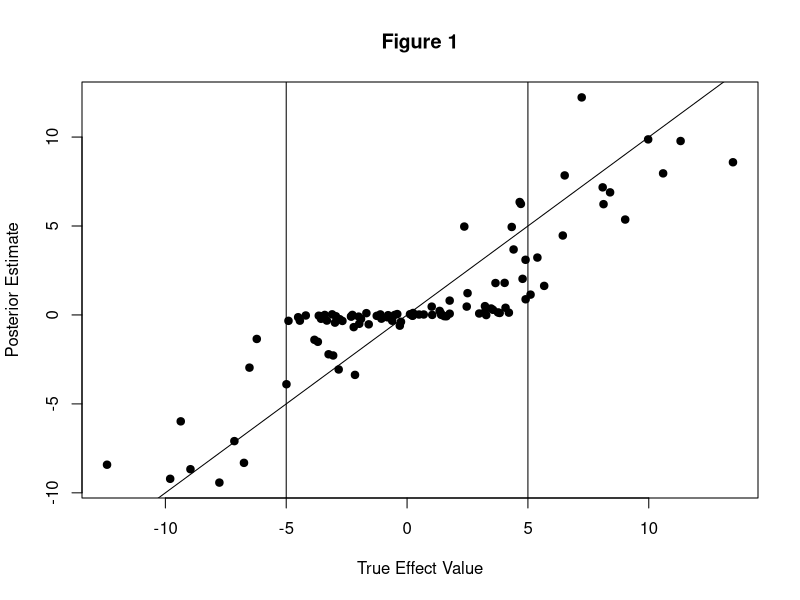
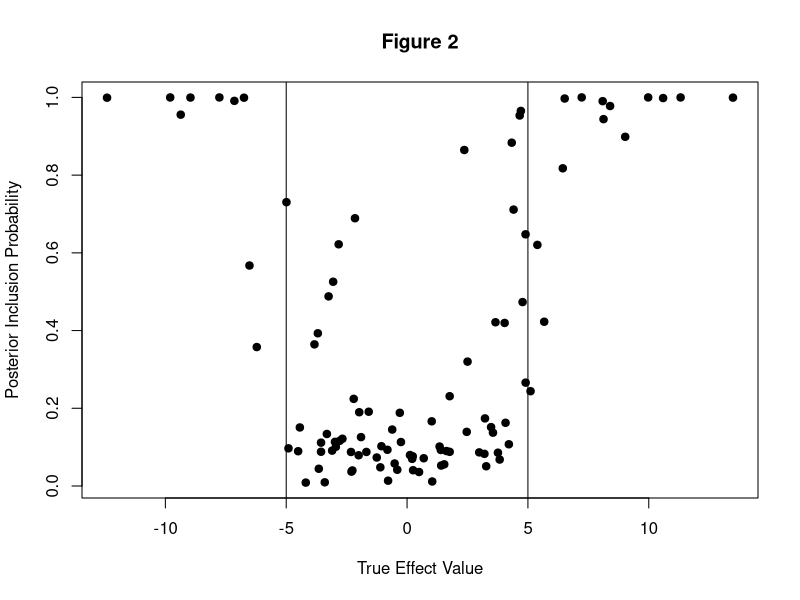
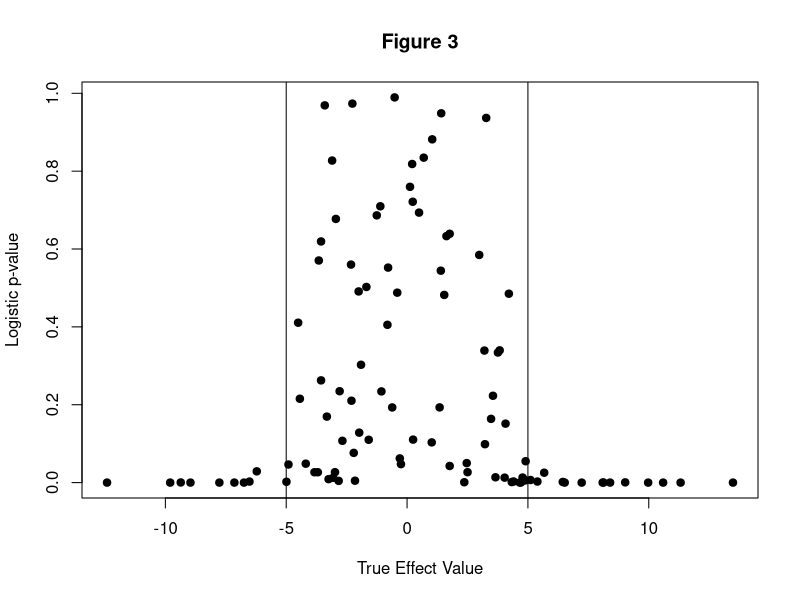

Generate these figures, in order, with R: (Note: a time limit stopped this script after it produced the figures.)
## ---- chunk 1
knitr::opts_chunk$set(echo = T, error = T, warning = T, message = F, fig.align = 'center')
## ---- chunk 2
### NOTE: This is basic code, and I did not attempt to mirror the level of numerical sophistication in the susie functions
### If this idea is worth pursuing further, then this code can be improved

susie_logistic = function(Y, X, L = 10, V = 1, prior_weights = NULL, tol = 1e-3, maxit = 1000, intercept = TRUE) {
  
  p = ncol(X)
  n = nrow(X)
  
  # place to store posterior info for each l = 1, ..., L
  post_alpha = matrix(NA, nrow = p, ncol = L)
  post_mu = matrix(NA, nrow = p, ncol = L)
  post_sigma = matrix(NA, nrow = p, ncol = L)
  post_info = list(post_alpha = post_alpha, post_mu = post_mu, post_sigma = post_sigma)

  beta_post_init = matrix(Inf, nrow = p, ncol = L) # initialize
  beta_post = matrix(0, nrow = p, ncol = L)
  
  fixed = rep(0, n) # fixed portion, estimated from l' != l other SER models
  
  iter = 0
  while(norm(beta_post - beta_post_init, "1") > tol) { # repeat until posterior means converge (ELBO not calculated here, so use this convergence criterion instead)
    beta_post_init = beta_post
      
    for (l in 1:L) {
      
      # below is old (inefficient) calculation of the fixed portion
      #fixed = rowSums(X %*% beta_post[, -l]) + int.coef # fixed portion from previous estimates (add intercept portion as well)
      fixed = fixed - (X %*% beta_post[, l]) # remove effect from previous iteration
      
      SER_logistric_l = single_effect_regression_logistic(Y, X, V, prior_weights, FALSE, fixed, intercept)
      # store
      post_info$post_alpha[, l] = SER_logistric_l$alpha
      post_info$post_mu[, l] = SER_logistric_l$mu
      post_info$post_sigma[, l] = SER_logistric_l$mu2 - SER_logistric_l$mu^2
      
      # update beta_post
      beta_post[, l] = SER_logistric_l$alpha * SER_logistric_l$mu
      
      fixed = fixed + (X %*% beta_post[, l]) # add back new fixed portion
      
      iter = iter + 1
      if (iter > maxit) {
        stop("Maximum number of iterations reached")
      }
      
    }
    
  }
  
  return(post_info)
  
}


# SER_logistic function
single_effect_regression_logistic = function(Y, X, V, prior_weights = NULL, optimize_V = FALSE, fixed = NULL, intercept = TRUE) {
  p = ncol(X)
  
  betahat = numeric(p)
  shat2 = numeric(p)
  
  if (is.null(fixed)) { # fixed is components from previous SER fits
    fixed = rep(0, length(Y))
  }
  
  # NOTE: could parallelize loop below if desired
  for (j in 1:p) { # logistic regression on each column of X separately
    if (intercept) {
      log.fit = glm(Y ~ X[, j] + 1 + offset(fixed), family = "binomial") # fit w/ intercept
    } else {
      log.fit = glm(Y ~ X[, j] - 1 + offset(fixed), family = "binomial") # fit w/out intercept
    }
    log.fit.coef = summary(log.fit)$coefficients
    # NOTE: coerces "intercept" to be 0 or 1 to grab relevant row of glm coefficient output
    betahat[j] = ifelse(is.na(log.fit.coef[1 + intercept, 1]), 0, log.fit.coef[1 + intercept, 1]) # beta-hat MLE (if na, just set to 0)
    shat2[j] = ifelse(is.na(log.fit.coef[1 + intercept, 2]), Inf, log.fit.coef[1 + intercept, 2]^2) # (std errof beta-hat MLE)^2 (if na, just set to Inf)
  }
  
  if (is.null(prior_weights)) {
    prior_weights = rep(1 / p, p)
  }
  
  if(optimize_V) {
    stop("Optimizing for prior variance not yet implemented for logistic case")
    #if(loglik.grad(0, betahat, shat2, prior_weights) < 0) {
    #  V = 0
    #} else {
    ##V.o = optim(par=log(V),fn=negloglik.logscale,gr = negloglik.grad.logscale,betahat=betahat,shat2=shat2,prior_weights=prior_weights,method="BFGS")
    ##if(V.o$convergence!=0){
    ##  warning("optimization over prior variance failed to converge")
    ##}
    #  V.u = uniroot(negloglik.grad.logscale, c(-10, 10), extendInt = "upX", betahat = betahat, shat2 = shat2, prior_weights = prior_weights)
    #  V = exp(V.u$root)
    #}
  }
  
  lbf = dnorm(betahat, 0, sqrt(V + shat2), log = TRUE) - dnorm(betahat, 0, sqrt(shat2), log = TRUE)
  #log(bf) on each SNP
  
  lbf[is.infinite(shat2)] = 0 # deal with special case of infinite shat2 (eg happens if X does not vary)
  
  maxlbf = max(lbf)
  w = exp(lbf - maxlbf) # w is proportional to BF, but subtract max for numerical stability
  # posterior prob on each SNP
  w_weighted = w * prior_weights
  weighted_sum_w = sum(w_weighted)
  alpha = w_weighted / weighted_sum_w
  post_var = 1 / ((1 / shat2) + (1 / V)) # posterior variance
  post_mean = (1 / shat2) * post_var * betahat # posterior mean
  post_mean2 = post_var + post_mean^2 # posterior second moment
  # BF for single effect model
  lbf_model = maxlbf + log(weighted_sum_w)
  # NOTE: Need to double check below
  loglik = lbf_model + log(1/2)*length(Y) # loglik of 0/1 response Y under p = .5
  return(list(alpha = alpha, mu = post_mean, mu2 = post_mean2, lbf = lbf, lbf_model = lbf_model, V = V, loglik = loglik))
}
## ---- chunk 3
set.seed(1138)

n = 1000
p = 10
L = 1
V = 25
beta_true = rep(0, p)

# make orthonormal covariates
rand_mat = matrix(rnorm(n * p), nrow = n)
svd_rand_mav = svd(rand_mat)
X = svd_rand_mav$u

B = 100
b_1s = numeric(B)
susie.fits.easy = list() # logistic SuSiE fits
logistic.fits.easy = list() # logistic regression fits
for (i in 1:B) {
  beta_true[1] = rnorm(1, 0, sqrt(V))
  b_1s[i] = beta_true[1]
  Y = rbinom(n, 1, exp(X %*% beta_true) / (1 + exp(X %*% beta_true)))
  susie.fits.easy[[i]] = susie_logistic(Y, X, L, V)
  logistic.fits.easy[[i]] = glm(Y ~ X, family = "binomial")
}
## ---- chunk 4
plot(sapply(susie.fits.easy, function(x) x$post_alpha[1] * x$post_mu[1]) ~ b_1s, xlab = "True Effect Value", ylab = "Posterior Estimate", main = "Figure 1", pch = 19)
abline(0, 1)
abline(v = c(-5, 5))

plot(sapply(susie.fits.easy, function(x) x$post_alpha[1]) ~ b_1s, xlab = "True Effect Value", ylab = "Posterior Inclusion Probability", main = "Figure 2", pch = 19)
abline(v = c(-5, 5))
## ---- chunk 5
plot(sapply(logistic.fits.easy, function(x) summary(x)$coefficients[2, 4]) ~ b_1s, xlab = "True Effect Value", ylab = "Logistic p-value", main = "Figure 3", pch = 19)
abline(v = c(-5, 5))
## ---- chunk 6
set.seed(1138)

n = 1000
p = 10
L = 2
V = 25
beta_true = rep(0, p)

# make orthonormal covariates
rand_mat = matrix(rnorm(n * p), nrow = n)
svd_rand_mav = svd(rand_mat)
X = svd_rand_mav$u

B = 100
b_1s = numeric(B)
b_2s = numeric(B)
susie.fits.easy2 = list() # logistic SuSiE fits
logistic.fits.easy2 = list() # logistic regression fits
for (i in 1:B) {
  beta_true[1] = rnorm(1, 0, sqrt(V))
  beta_true[2] = rnorm(1, 0, sqrt(V))
  b_1s[i] = beta_true[1]
  b_2s[i] = beta_true[2]
  Y = rbinom(n, 1, exp(X %*% beta_true) / (1 + exp(X %*% beta_true)))
  susie.fits.easy2[[i]] = susie_logistic(Y, X, L, V)
  logistic.fits.easy2[[i]] = glm(Y ~ X, family = "binomial")
}
## ---- chunk 7
est_b1_max = sapply(susie.fits.easy2, function(x) x$post_alpha[1, which.max(x$post_alpha[1, ]) ]* x$post_mu[1, which.max(x$post_alpha[1, ])])

est_b2_max = sapply(susie.fits.easy2, function(x) x$post_alpha[2, which.max(x$post_alpha[2, ]) ]* x$post_mu[2, which.max(x$post_alpha[2, ])])

est_alpha1_max = sapply(susie.fits.easy2, function(x) max(x$post_alpha[1, ]))

est_alpha2_max = sapply(susie.fits.easy2, function(x) max(x$post_alpha[2, ]))

plot(est_b1_max ~ b_1s, xlab = "True Effect Value", ylab = "Posterior Estimate", main = "Figure 4(a) - Entry 1", pch = 19)
abline(0, 1)
abline(v = c(-5, 5))

plot(est_b2_max ~ b_2s, xlab = "True Effect Value", ylab = "Posterior Estimate", main = "Figure 4(b) - Entry 2", pch = 19)
abline(0, 1)
abline(v = c(-5, 5))

plot(est_alpha1_max ~ b_1s, xlab = "True Effect Value", ylab = "Posterior Inclusion Probability", main = "Figure 5(a) - Entry 1", pch = 19)
abline(v = c(-5, 5))

plot(est_alpha2_max ~ b_2s, xlab = "True Effect Value", ylab = "Posterior Inclusion Probability", main = "Figure 5(b) - Entry 2", pch = 19)
abline(v = c(-5, 5))
## ---- chunk 8
plot(sapply(logistic.fits.easy2, function(x) summary(x)$coefficients[2, 4]) ~ b_1s, xlab = "True Effect Value", ylab = "Logistic p-value", main = "Figure 6(a) - Entry 1", pch = 19)
abline(v = c(-5, 5))

plot(sapply(logistic.fits.easy2, function(x) summary(x)$coefficients[3, 4]) ~ b_2s, xlab = "True Effect Value", ylab = "Logistic p-value", main = "Figure 6(b) - Entry 2", pch = 19)
abline(v = c(-5, 5))
## ---- chunk 9
### TEST susie_logistic
set.seed(1138)

n = 100
p = 10
L = 3
pi = rep(1 / p, p) # prior weights
V = 5 # prior variance

beta_true = rep(0, p)
for (l in 1:L) {
  b_l = rnorm(1, 0, sqrt(V))
  gamma_l = rmultinom(1, 1, pi)
  beta_l = b_l * gamma_l
  beta_true = beta_true + beta_l
}

# simulate data, induce correlations
X = matrix(rnorm(n*p, 0, 1), nrow = n, ncol = p)
X[, 2] = X[, 3]
X[, 7] = X[, 6]

# make response
Y = rbinom(n, 1, exp(X %*% beta_true + 2) / (1 + exp(X %*% beta_true + 2)))

susie.logistic.fit = susie_logistic(Y, X, L, V)
## ---- chunk 10
plot(beta_true, ylab = "True Value", main = "Figure 7", pch = 19)
## ---- chunk 11
b_1_post = susie.logistic.fit$post_mu[, 1] * susie.logistic.fit$post_alpha[, 1]
b_2_post = susie.logistic.fit$post_mu[, 2] * susie.logistic.fit$post_alpha[, 2]
b_3_post = susie.logistic.fit$post_mu[, 3] * susie.logistic.fit$post_alpha[, 3]

plot(b_1_post, ylab = "Posterior Mean Value", main = "Figure 8(a)", pch = 19)
plot(b_2_post, ylab = "Posterior Mean Value", main = "Figure 8(b)", pch = 19)
plot(b_3_post, ylab = "Posterior Mean Value", main = "Figure 8(c)", pch = 19)
## ---- chunk 12
plot(susie.logistic.fit$post_alpha[, 1], ylab = "Posterior Inclusion Probability", main = "Figure 9(a)", pch = 19)
plot(susie.logistic.fit$post_alpha[, 2], ylab = "Posterior Inclusion Probability", main = "Figure 9(b)", pch = 19)
plot(susie.logistic.fit$post_alpha[, 3], ylab = "Posterior Inclusion Probability", main = "Figure 9(c)", pch = 19)
## ---- chunk 13
set.seed(1138)

n = 1000
p = 100
L = 10
pi = rep(1 / p, p) # prior weights
V = 5 # prior variance

beta_true = rep(0, p)
for (l in 1:L) {
  b_l = rnorm(1, 0, sqrt(V))
  gamma_l = rmultinom(1, 1, pi)
  beta_l = b_l * gamma_l
  beta_true = beta_true + beta_l
}

# simulate data, induce correlations
X = matrix(rnorm(n*p, 0, 1), nrow = n, ncol = p)
X[, 2] = X[, 1]
X[, 88] = X[, 87]
X[, 89] = runif(n, -1, -.7) * X[, 87]

# make response
Y = rbinom(n, 1, exp(X %*% beta_true + 2) / (1 + exp(X %*% beta_true + 2)))

susie.logistic.fit = susie_logistic(Y, X, L, V)
## ---- chunk 14
plot(beta_true[beta_true == 0] ~ which(beta_true == 0), xlim = c(0, 101), ylim = range(beta_true) + c(-.1, .1), xlab = "Index", ylab = "True Value", main = "Figure 10", pch = 19)
text(which(beta_true != 0), beta_true[beta_true != 0], labels = which(beta_true != 0))
## ---- chunk 15
par(mfrow = c(5, 2))
for (l in 1:L) {
  b_l_post = susie.logistic.fit$post_mu[, l] * susie.logistic.fit$post_alpha[, l]
  plot(b_l_post[abs(b_l_post) < .01] ~ which(abs(b_l_post) < .01), xlim = c(0, 101), ylim = range(b_l_post) + c(-.1, .1), xlab = "Index", ylab = "Posterior Mean Value", main = paste("Figure 11(", letters[l], ")", sep = ""), pch = 19)
  text(which(abs(b_l_post) >= .01), b_l_post[abs(b_l_post) >= .01], labels = which(abs(b_l_post) >= .01))
}
par(mfrow = c(1, 1))
## ---- chunk 16
par(mfrow = c(5, 2))
for (l in 1:L) {
  alpha_l = susie.logistic.fit$post_alpha[, l]
  plot(alpha_l[alpha_l < .01] ~ which(alpha_l < .01), xlim = c(0, 101), ylim = c(0, 1), xlab = "Index", ylab = "Posterior Inclusion Probability", main = paste("Figure 12(", letters[l], ")", sep = ""), pch = 19)
  text(which(alpha_l >= .01), alpha_l[alpha_l >= .01], labels = which(alpha_l >= .01))
}
par(mfrow = c(1, 1))
## ---- chunk 17
set.seed(1138)
B = 10 # times to repeat at each noise level

n = 1000
p = 10
L = 1

X = matrix(rnorm(n*p, 0, 1), nrow = n, ncol = p)
X[, 5] = runif(n, .7, 1) * X[, 1]

X = apply(X, MARGIN = 2, function(x) x - mean(x))
X = apply(X, MARGIN = 2, function(x) x / norm(x, "2"))

beta_true = rep(0, p)

Vs = c(1, 5, 10, 25, 50)
beta_true_1 = matrix(nrow = length(Vs), ncol = B)
susie.logistic.list = list()
for (i in 1:length(Vs)) {
  V = Vs[i]
  susie.logistic.list[[i]] = list()
  names(susie.logistic.list)[i] = paste("Vs_", V, sep = "")
  for (j in 1:B) {
    beta_true[1] = rnorm(1, 0, sqrt(V))
    Y = rbinom(n, 1, exp(X %*% beta_true) / (1 + exp(X %*% beta_true)))
    susie.logistic.list[[i]][[j]] = susie_logistic(Y, X, L, V)
    beta_true_1[i, j] = beta_true[1]
  }
}

par(mfrow = c(5, 2))
for (i in 1:length(Vs)) {
  V = Vs[i]
  for (j in 1:B) {
    a_l_post = susie.logistic.list[[i]][[j]]$post_alpha[, 1]
    b_l_post = susie.logistic.list[[i]][[j]]$post_mu[, 1] * a_l_post
    plot(b_l_post[abs(a_l_post) < .05] ~ which(abs(a_l_post) < .05), xlim = c(1, 10), ylim = range(b_l_post) + c(-.1, .1), xlab = "Index", ylab = "Posterior Mean Value", main = paste("True effect 1: ", round(beta_true_1[i, j], 2), " ::: Signal Level: ", round(V, 2), sep = ""), pch = 19)
    text(which(abs(a_l_post) >= .05), b_l_post[abs(a_l_post) >= .05], labels = which(abs(a_l_post) >= .05))
  }
}
par(mfrow = c(1, 1))


par(mfrow = c(5, 2))
for (i in 1:length(Vs)) {
  V = Vs[i]
  for (j in 1:B) {
    a_l_post = susie.logistic.list[[i]][[j]]$post_alpha[, 1]
    plot(a_l_post[abs(a_l_post) < .05] ~ which(abs(a_l_post) < .05), xlim = c(1, 10), ylim = c(0, 1), xlab = "Index", ylab = "Posterior Inclusion Probability", main = paste("True effect 1: ", round(beta_true_1[i, j], 2), " ::: Signal Level: ", round(V, 2), sep = ""), pch = 19)
    text(which(abs(a_l_post) >= .05), a_l_post[abs(a_l_post) >= .05], labels = which(abs(a_l_post) >= .05))
  }
}
par(mfrow = c(1, 1))
## ---- chunk 18
set.seed(1138)
B = 10 # times to repeat at each noise level

n = 1000
p = 10
L = 1

X = matrix(rbinom(n * p, 2, runif(n * p)), nrow = n, ncol = p)
copy_ind = runif(n, 0, 1) <= 0.9
X[copy_ind, 5] = X[copy_ind, 1]

beta_true = rep(0, p)

Vs = 1:5
beta_true_1 = matrix(nrow = length(Vs), ncol = B)
susie.logistic.list = list()
for (i in 1:length(Vs)) {
  V = Vs[i]
  susie.logistic.list[[i]] = list()
  names(susie.logistic.list)[i] = paste("Vs_", V, sep = "")
  for (j in 1:B) {
    beta_true[1] = rnorm(1, 0, sqrt(V))
    Y = rbinom(n, 1, exp(X %*% beta_true) / (1 + exp(X %*% beta_true)))
    susie.logistic.list[[i]][[j]] = susie_logistic(Y, X, L, V)
    beta_true_1[i, j] = beta_true[1]
  }
}

par(mfrow = c(5, 2))
for (i in 1:length(Vs)) {
  V = Vs[i]
  for (j in 1:B) {
    a_l_post = susie.logistic.list[[i]][[j]]$post_alpha[, 1]
    b_l_post = susie.logistic.list[[i]][[j]]$post_mu[, 1] * a_l_post
    plot(b_l_post[abs(a_l_post) < .05] ~ which(abs(a_l_post) < .05), xlim = c(1, 10), ylim = range(b_l_post) + c(-.1, .1), xlab = "Index", ylab = "Posterior Mean Value", main = paste("True effect 1: ", round(beta_true_1[i, j], 2), " ::: Signal Level: ", round(V, 2), sep = ""), pch = 19)
    text(which(abs(a_l_post) >= .05), b_l_post[abs(a_l_post) >= .05], labels = which(abs(a_l_post) >= .05))
  }
}
par(mfrow = c(1, 1))


par(mfrow = c(5, 2))
for (i in 1:length(Vs)) {
  V = Vs[i]
  for (j in 1:B) {
    a_l_post = susie.logistic.list[[i]][[j]]$post_alpha[, 1]
    plot(a_l_post[abs(a_l_post) < .05] ~ which(abs(a_l_post) < .05), xlim = c(1, 10), ylim = c(0, 1), xlab = "Index", ylab = "Posterior Inclusion Probability", main = paste("True effect 1: ", round(beta_true_1[i, j], 2), " ::: Signal Level: ", round(V, 2), sep = ""), pch = 19)
    text(which(abs(a_l_post) >= .05), a_l_post[abs(a_l_post) >= .05], labels = which(abs(a_l_post) >= .05))
  }
}
par(mfrow = c(1, 1))
